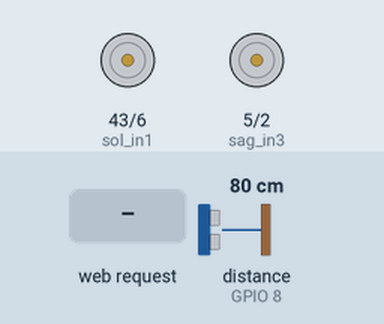
Simulated run of this sketch. Board: ESP32. On the bench: motor-driver pin pairs drawn as motors (green arrow = first pin HIGH = forward, orange = second pin HIGH = backward, longer = more drive, scaled by the enable pin). Wiring (inferred from the names in the program): ultrasonic range finder: trigger GPIO 7; echo GPIO 8. Inputs (shaded band) come from the test bench; at power-on: distance to the obstacle (sensor on GPIO 8) 80 cm. The echo pulse lasts 58.3 µs per cm; what the sketch prints to the serial monitor is not drawn.

Above: at 1.2 s.
1.3 s: HTTP request GET /git?m=1 received
At 2.5 s:
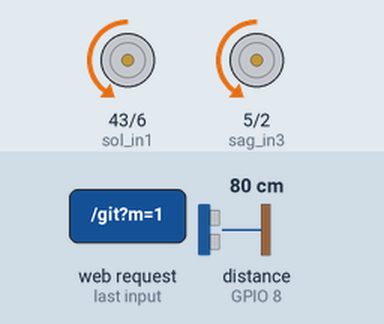
2.8 s: distance to the obstacle (sensor on GPIO 8) set to 22 cm
4.3 s: distance to the obstacle (sensor on GPIO 8) set to 18 cm
At 4.9 s:
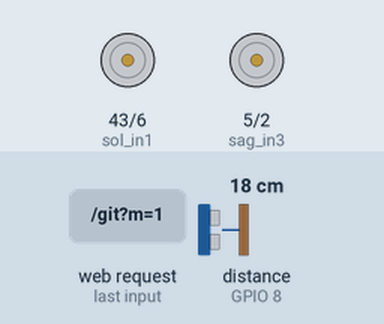
5.8 s: distance to the obstacle (sensor on GPIO 8) set to 35 cm
At 7.0 s:
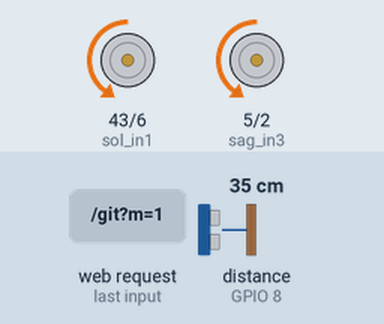
7.3 s: distance to the obstacle (sensor on GPIO 8) set to 2 cm
At 8.2 s:
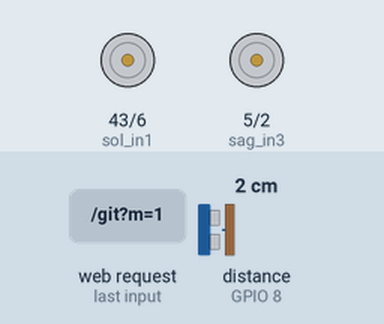
Timing chart, 0 to 9.8 s (numbered marks = the images above; inputs shaded):
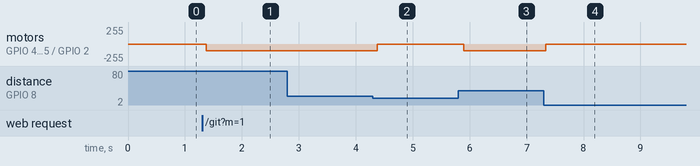

The sketch:

araba_deneyap.ino
```cpp
#include "secrets.h"
#include <Arduino.h>
#include <WiFi.h>
#include <WebServer.h>

// Deneyap Kart v2 <-> L298N , HC-SR04 baglantisi:
// ENA-D7, IN1-D6, IN2-D5  (sol motor / Kanal A)
// ENB-D0, IN3-D4, IN4-D1  (sag motor / Kanal B)
uint8_t sol_pwm = D7, sol_in1 = D6, sol_in2 = D5;
uint8_t sag_pwm = D0, sag_in3 = D4, sag_in4 = D1;
uint8_t hcsr_trig = D8 , hcsr_echo = D9 ;

// Donanımsal PWM (LEDC) kanalları — loop() bloklansa bile PWM bağımsız üretilir
uint8_t sol_kanal = 0, sag_kanal = 1;
const uint32_t pwm_frekans = 1000; // Hz
const uint8_t pwm_cozunurluk = 8;  // bit -> duty 0-255

uint8_t hareket_duty = 100;
uint8_t mod = 0; // 0=DUR,1=ILERI,2=GERI,3=SOL,4=SAG

const char* ap_ssid = WIFI_SSID;
const char* ap_sifre = WIFI_PASSWORD;  // en az 8 karakter olmalı

WebServer server(80);

void yon_ayarla(uint8_t m){
  switch(m){
    case 1: digitalWrite(sol_in1,LOW);  digitalWrite(sol_in2,HIGH); digitalWrite(sag_in3,LOW);  digitalWrite(sag_in4,HIGH); break;
    case 2: digitalWrite(sol_in1,HIGH); digitalWrite(sol_in2,LOW);  digitalWrite(sag_in3,HIGH); digitalWrite(sag_in4,LOW); break;
    case 3: digitalWrite(sol_in1,LOW);  digitalWrite(sol_in2,HIGH); digitalWrite(sag_in3,HIGH); digitalWrite(sag_in4,LOW); break;
    case 4: digitalWrite(sol_in1,HIGH); digitalWrite(sol_in2,LOW);  digitalWrite(sag_in3,LOW);  digitalWrite(sag_in4,HIGH); break;
    default: digitalWrite(sol_in1,LOW); digitalWrite(sol_in2,LOW);  digitalWrite(sag_in3,LOW);  digitalWrite(sag_in4,LOW); break;
  }
}

void pwm_guncelle(uint8_t m){
  uint8_t duty = (m == 0) ? 0 : hareket_duty;
  ledcWrite(sol_kanal, duty);
  ledcWrite(sag_kanal, duty);
}

void handleRoot(){
  String html = "<html><body style='text-align:center;font-family:sans-serif;'>"
    "<h2>Araba Kontrol</h2>"
    "<button onclick=\"fetch('/git?m=1')\" style='font-size:24px;padding:20px;'>ILERI</button><br><br>"
    "<button onclick=\"fetch('/git?m=3')\" style='font-size:24px;padding:20px;'>SOL</button>"
    "<button onclick=\"fetch('/git?m=0')\" style='font-size:24px;padding:20px;'>DUR</button>"
    "<button onclick=\"fetch('/git?m=4')\" style='font-size:24px;padding:20px;'>SAG</button><br><br>"
    "<button onclick=\"fetch('/git?m=2')\" style='font-size:24px;padding:20px;'>GERI</button>"
    "</body></html>";
  server.send(200, "text/html", html);
}

void handleGit(){
  if(server.hasArg("m")){
    long deger = server.arg("m").toInt();
    mod = (deger >= 1 && deger <= 4) ? (uint8_t)deger : 0; // gecersiz/eksik komut -> guvenli DUR
  }
  server.send(200, "text/plain", "OK");
}

float mesafe_olc(){
  // 1. trig'i temizle: LOW yap, 2 mikrosaniye bekle
  //    kullanacağın fonksiyonlar: digitalWrite, delayMicroseconds
  digitalWrite(hcsr_trig , LOW);
  delayMicroseconds(2);
  // 2. trig'i 10 mikrosaniye HIGH yap, sonra tekrar LOW yap
  //    aynı iki fonksiyon
  digitalWrite(hcsr_trig, HIGH);
  delayMicroseconds(10);
  digitalWrite(hcsr_trig, LOW);

  // 3. echo'nun HIGH kaldığı süreyi ölç, bir değişkene at
  //    unsigned long sure = pulseIn(...);
  unsigned long sure = pulseIn(hcsr_echo , HIGH , 25000);

  // 4. süreyi mesafeye çevir
  //    ses hızı 0.0343 cm/mikrosaniye
  //    DİKKAT: ölçtüğün süre gidiş-dönüş, mesafe tek yön
  float mesafe = (sure* 0.0343)/2 ;
  if(mesafe > 400 || mesafe < 3){
    return -1;
  }
  // 5. mesafeyi return et
  return mesafe;
}


void setup(){
  Serial.begin(115200);
  Serial.println("BASLADI");

  pinMode(sol_in1, OUTPUT); pinMode(sol_in2, OUTPUT);
  pinMode(sag_in3, OUTPUT); pinMode(sag_in4, OUTPUT);
  pinMode(hcsr_echo, INPUT);
  pinMode(hcsr_trig, OUTPUT);

  ledcSetup(sol_kanal, pwm_frekans, pwm_cozunurluk);
  ledcSetup(sag_kanal, pwm_frekans, pwm_cozunurluk);
  ledcAttachPin(sol_pwm, sol_kanal);
  ledcAttachPin(sag_pwm, sag_kanal);

  yon_ayarla(mod);
  pwm_guncelle(mod);

  WiFi.softAP(ap_ssid, ap_sifre);
  Serial.print("AP IP adresi: ");
  Serial.println(WiFi.softAPIP());  // genelde 192.168.4.1

  server.on("/", handleRoot);
  server.on("/git", handleGit);
  server.begin();

}

void loop(){
  server.handleClient();
  float mesafe = mesafe_olc();


  uint8_t uygulanan_mod=mod;

  if((mesafe < 0 || mesafe<=20) &&mod==1){
      uygulanan_mod=0;
  }
  yon_ayarla(uygulanan_mod);
  pwm_guncelle(uygulanan_mod);
  delay(100);
}
```

secrets.example.h
```cpp
#define WIFI_SSID "buraya_ag_adi"
#define WIFI_PASSWORD "buraya_sifre"
```

Measured:
- the behaviour switches between 21 and 20 cm on distance to the obstacle (sensor on GPIO 8) (found by bisection; images 1 and 2)
- after the input at 1.3 s, motor on GPIO 43 (sol_in1) / GPIO 6 (sol_in2), motor on GPIO 5 (sag_in3) / GPIO 2 (sag_in4): stopped → backward 100/255 after 0.07 s
- after the input at 2.8 s, every drawn part: stays the same
- after the input at 4.3 s, motor on GPIO 43 (sol_in1) / GPIO 6 (sol_in2), motor on GPIO 5 (sag_in3) / GPIO 2 (sag_in4): backward 100/255 → stopped after 0.07 s
- after the input at 5.8 s, motor on GPIO 43 (sol_in1) / GPIO 6 (sol_in2), motor on GPIO 5 (sag_in3) / GPIO 2 (sag_in4): stopped → backward 100/255 after 0.10 s
- after the input at 7.3 s, motor on GPIO 43 (sol_in1) / GPIO 6 (sol_in2), motor on GPIO 5 (sag_in3) / GPIO 2 (sag_in4): backward 100/255 → stopped at once
